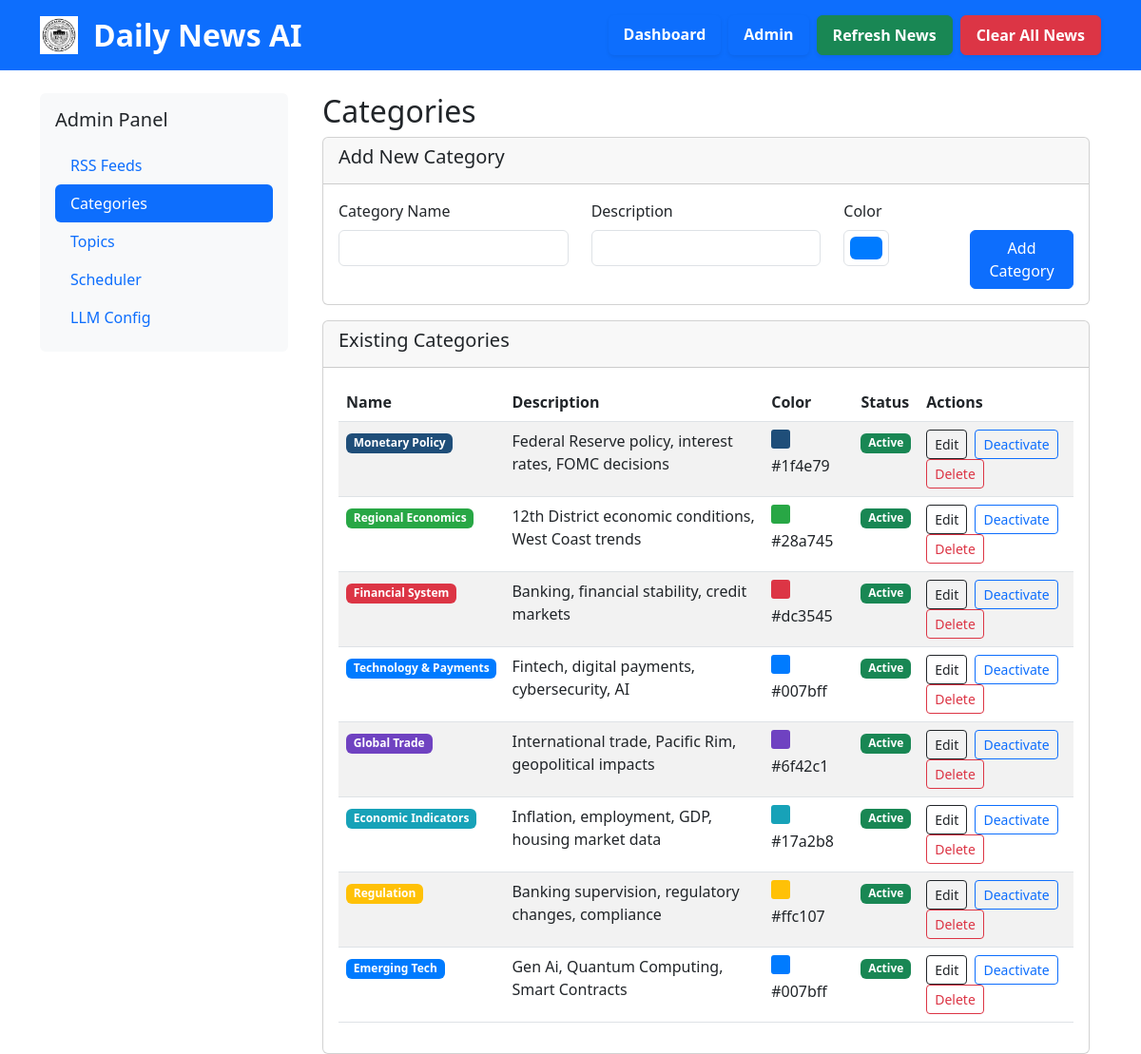
The page /admin/categories on the database its author committed.
### database.py (models this page shows)
class Base(DeclarativeBase):
    pass

class Category(Base):
    __tablename__ = 'categories'
    id = Column(Integer, primary_key=True)
    name = Column(String(100), nullable=False)
    description = Column(Text)
    color = Column(String(7), default='#007bff')  # Hex color code
    active = Column(Boolean, default=True)

### app.py (the view)
@app.route('/admin/categories')
def admin_categories():
    db = SessionLocal()
    try:
        categories = db.query(Category).all()
        return render_template('admin_categories.html', categories=categories, active_tab='categories')
    finally:
        db.close()

### templates/admin_categories.html (shortened to what this page needs)
{% extends "admin_base.html" %}
{% block admin_content %}
<div class="container-fluid">
    <div class="row">
        <div class="col-md-12">
            <h2>Categories</h2>
            <div class="card">
                <div class="card-header">
                    <h5>Add New Category</h5>
                </div>
                <div class="card-body">
                    <form method="POST" action="{{ url_for('add_category') }}">
                        <div class="row">
                            <div class="col-md-4">
                                <label for="name" class="form-label">Category Name</label>
                                <input type="text" class="form-control" id="name" name="name" required>
                            </div>
                            <div class="col-md-4">
                                <label for="description" class="form-label">Description</label>
                                <input type="text" class="form-control" id="description" name="description">
                            </div>
                            <div class="col-md-2">
                                <label for="color" class="form-label">Color</label>
                                <input type="color" class="form-control form-control-color" id="color" name="color"
                                    value="#007bff">
                            </div>
                            <div class="col-md-2">
                                <label class="form-label">&nbsp;</label>
                                <div>
                                    <button type="submit" class="btn btn-primary">Add Category</button>
                                </div>
                            </div>
                        </div>
                    </form>
                </div>
            </div>
            <div class="card mt-3">
                <div class="card-header">
                    <h5>Existing Categories</h5>
                </div>
                <div class="card-body">
                    {% if categories %}
                    <div class="table-responsive">
                        <table class="table table-striped">
                            <thead>
                                <tr>
                                    <th>Name</th>
                                    <th>Description</th>
                                    <th>Color</th>
                                    <th>Status</th>
                                    <th>Actions</th>
                                </tr>
                            </thead>
                            <tbody>
                                {% for category in categories %}
                                <tr>
                                    <td>
                                        <span class="badge"
                                            style="background-color: {{ category.color }}; color: white;">
                                            {{ category.name }}
                                        </span>
                                    </td>
                                    <td>{{ category.description or '-' }}</td>
                                    <td>
                                        <div
                                            style="width: 20px; height: 20px; background-color: {{ category.color }}; border-radius: 3px; display: inline-block;">
                                        </div>
                                        {{ category.color }}
                                    </td>
                                    <td>
                                        {% if category.active %}
                                        <span class="badge bg-success">Active</span>
                                        {% else %}
                                        <span class="badge bg-secondary">Inactive</span>
                                        {% endif %}
                                    </td>
                                    <td>
                                        <button class="btn btn-sm btn-outline-dark me-1"
                                            onclick="editCategory('{{ category.id }}', '{{ category.name }}', '{{ category.description or '' }}', '{{ category.color }}')">
                                            Edit
                                        </button>
                                        <a href="{{ url_for('toggle_category', category_id=category.id) }}"
                                            class="btn btn-sm btn-outline-primary">
                                            {% if category.active %}Deactivate{% else %}Activate{% endif %}
                                        </a>
                                        <a href="{{ url_for('delete_category', category_id=category.id) }}"
                                            class="btn btn-sm btn-outline-danger"
                                            onclick="return confirm('Are you sure you want to delete this category?')">
                                            Delete
                                        </a>
                                    </td>
                                </tr>
                                {% endfor %}
                            </tbody>
                        </table>
                    </div>
                    {% else %}
                    <p class="text-muted">No categories found. Add your first category above.</p>
                    {% endif %}
                </div>
            </div>
        </div>
    </div>
</div>
{% endblock %}

### rows shown on the page
Category: name "Monetary Policy", description "Federal Reserve policy, interest rates, FOMC decisions", color "#1f4e79", active "Active"
Category: name "Regional Economics", description "12th District economic conditions, West Coast trends", color "#28a745", active "Active"
Category: name "Financial System", description "Banking, financial stability, credit markets", color "#dc3545", active "Active"
Category: name "Technology & Payments", description "Fintech, digital payments, cybersecurity, AI", color "#007bff", active "Active"
Category: name "Global Trade", description "International trade, Pacific Rim, geopolitical impacts", color "#6f42c1", active "Active"
Category: name "Economic Indicators", description "Inflation, employment, GDP, housing market data", color "#17a2b8", active "Active"
Category: name "Regulation", description "Banking supervision, regulatory changes, compliance", color "#ffc107", active "Active"
Category: name "Emerging Tech", description "Gen Ai, Quantum Computing, Smart Contracts", color "#007bff", active "Active"
